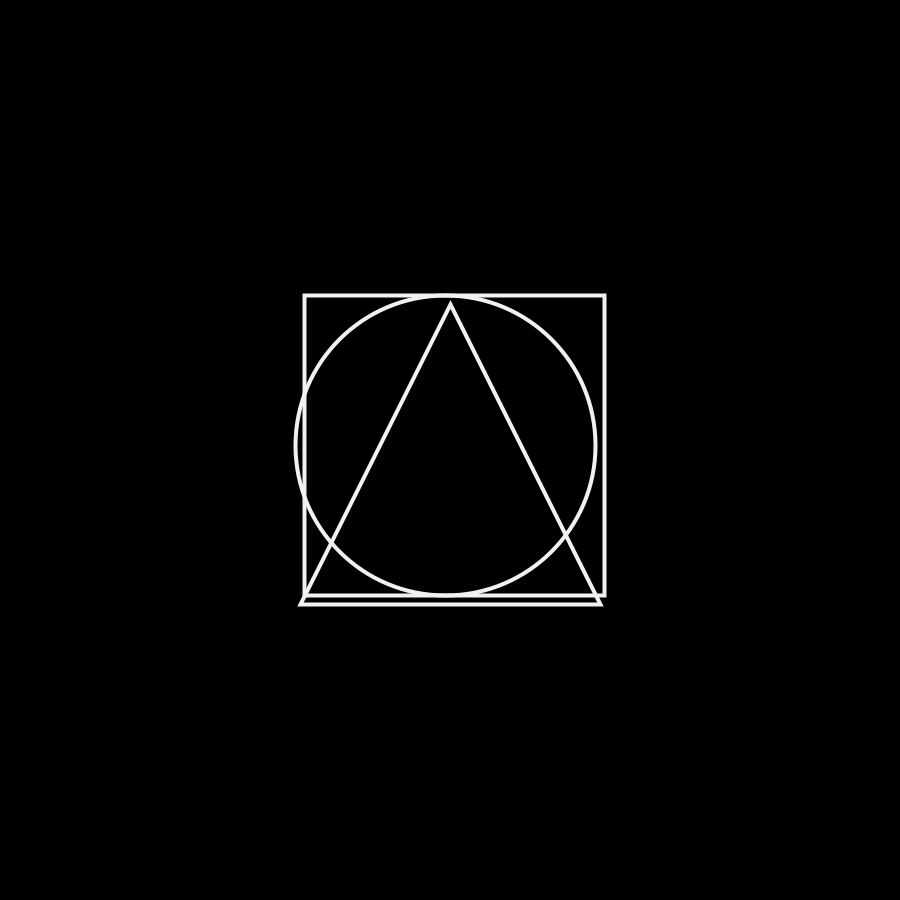
Frame 1 (no input)
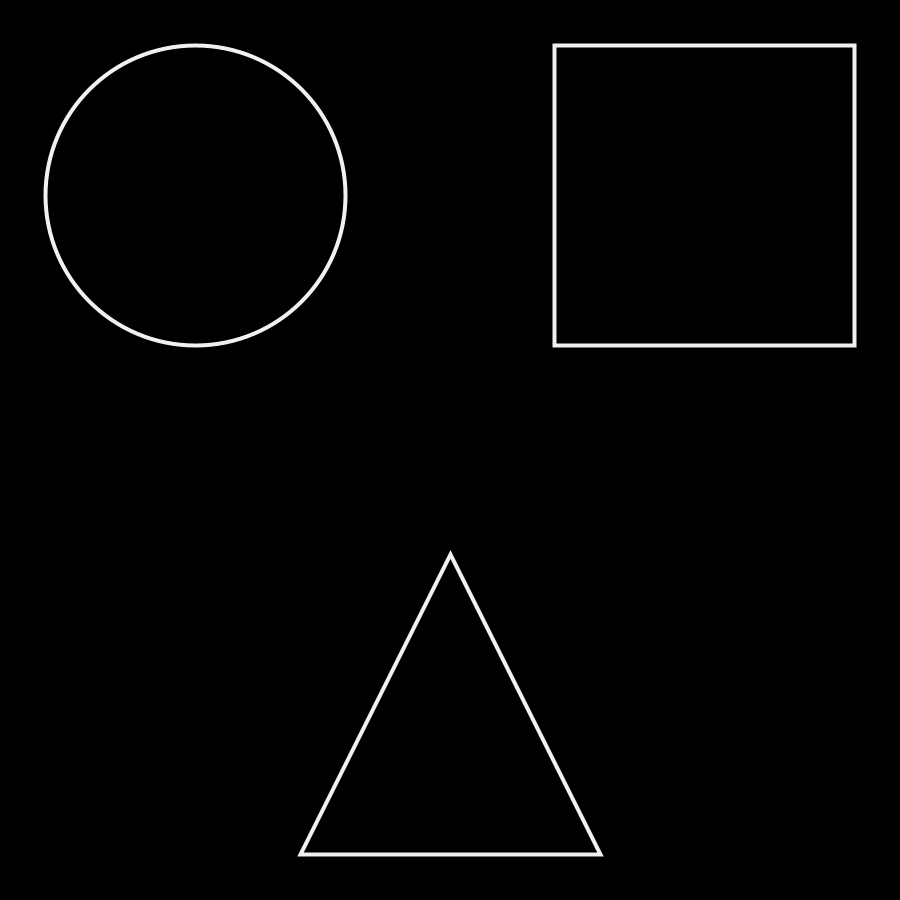
Frame 60 (the mouse pressed at the canvas centre just before this capture)
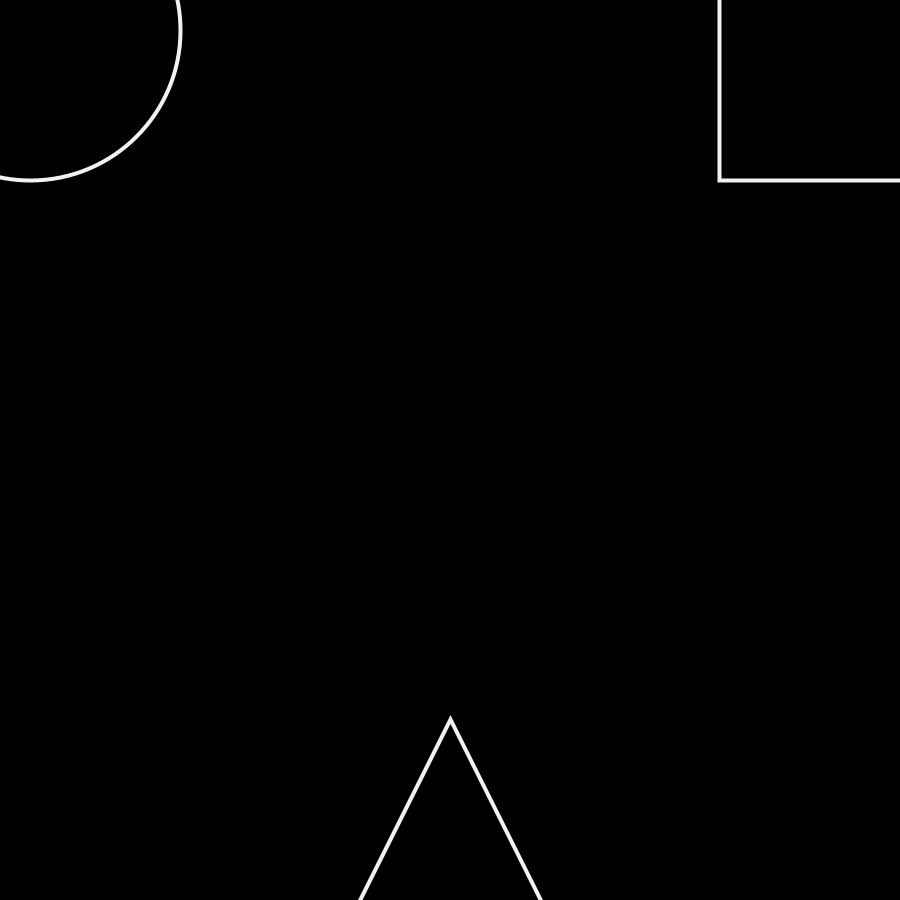
Frame 120 (the mouse held since frame 60 and released just before this capture)

The Processing sketch that drew these frames (run headless with seeded random() and noise(); from frame 60 on, the mouse is pressed at the canvas centre):

// Processing sketch: sketch_04_01_squarecircletriangle
// ── sketch_04_01_squarecircletriangle.pde
color bg = #000000;
color fg = #f1f1f1;
int size = 300;

void setup() {
  size(900, 900);
  background(bg);
}

void draw() {
  background(bg);
  rectMode(CENTER);
  stroke(fg);
  strokeWeight(4);
  noFill();

  float wave = sin(frameCount * 0.01) * 450;

  rect(width/2 + wave, height/2-wave, size, size);

  push();
  translate(width/2, height/2+wave);
  float x1 = 0;
  float y1 = -150;
  float x2 = 150;
  float y2 = 150;
  float x3 = -150;
  float y3 = 150;
  triangle(x1, y1, x2, y2, x3, y3);
  pop();

  ellipse(width/2 - wave, height/2 - wave, size, size);
}
